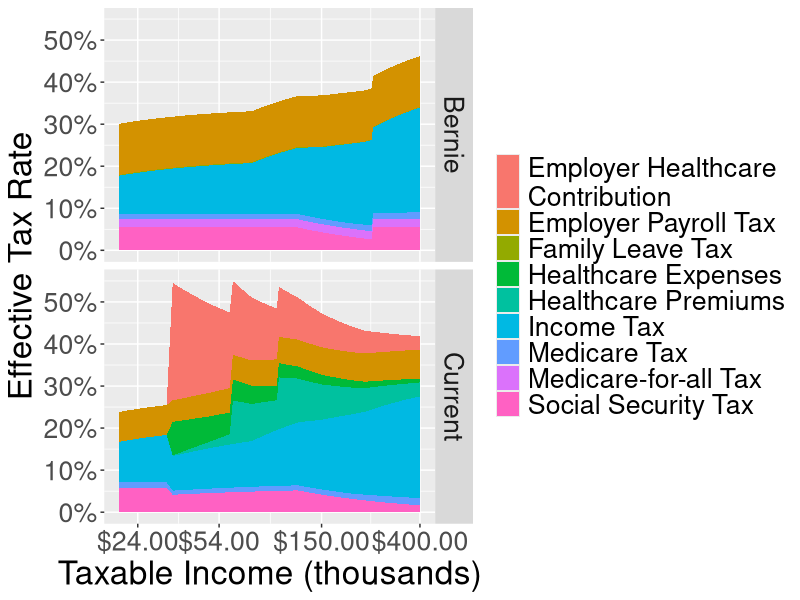

The R source for this figure:

# https://berniesanders.com/issues/medicare-for-all
incomeBracketsBernie <- data.frame(
  bottom = c(0, 18450, 74900, 151200, 230450, 250000, 
             499999, 2000000, 10000000),
  cap = c(18450, 74900, 151200, 230450, 250000, 
          499999, 2000000, 10000000, Inf),
  rate  = c(.1, .15, .25, .28, .33, .37, .43, .48, .52),
  extra = 0
)

#http://www.bankrate.com/finance/taxes/tax-brackets.aspx
#Married/jointly 2015 rate
incomeBracketsCurrent <- data.frame(
  bottom = c(0, 18450, 74900, 151200, 230450, 411500, 464850),
  cap = c(18450, 74900, 151200, 230450, 411500, 464850, Inf),
  rate = c(.1, .15, .25, .28, .33, .35, .396),
  extra = 0
)

#https://www.irs.gov/publications/p15/ar02.html#en_US_2016_publink1000202402
# Tax rates and the social security wage base limit.   Social security and
# Medicare taxes have different rates and only the social security tax has a
# wage base limit. The wage base limit is the maximum wage subject to the tax
# for the year. Determine the amount of withholding for social security and
# Medicare taxes by multiplying each payment by the employee tax rate. There are
# no withholding allowances for social security and Medicare taxes.
# 
# For 2016, the social security tax rate is 6.2% (amount withheld) each for the
# employer and employee (12.4% total). The social security wage base limit is
# $118,500. The tax rate for Medicare is 1.45% (amount withheld) each for the
# employee and employer (2.9% total). There is no wage base limit for Medicare
# tax; all covered wages are subject to Medicare tax.
# 
# Additional Medicare Tax withholding.   In addition to withholding Medicare tax
# at 1.45%, you must withhold a 0.9% Additional Medicare Tax from wages you pay
# to an employee in excess of $200,000 in a calendar year. You are required to
# begin withholding Additional Medicare Tax in the pay period in which you pay
# wages in excess of $200,000 to an employee and continue to withhold it each
# pay period until the end of the calendar year. Additional Medicare Tax is only
# imposed on the employee. There is no employer share of Additional Medicare
# Tax. All wages that are subject to Medicare tax are subject to Additional
# Medicare Tax withholding if paid in excess of the $200,000 withholding
# threshold.
ssBracketsCurrent <- data.frame(
  bottom = c(0, 118500),
  cap = c(118500, Inf),
  rate = c(.062, 0),
  extra = 0
)

medicareBracketsCurrent <- data.frame(
  bottom = c(0, 200000),
  cap = c(200000, Inf),
  rate = c(.0145, .0145 + .009),
  extra = 0
)

#https://www.ssa.gov/oact/solvency/BSanders_20150323.pdf
#earnings in the 118500 - 250000 range are not
#taxed unless the total earnings are > 250000 
#($8,153 in taxes for the 118500 - 250000 range)
#extra field compensates
ssBracketsBernie <- data.frame(
  bottom = c(0, 118500, 250000),  
  cap = c(118500, 250000, Inf),  
  rate = c(.062, 0, .062),
  extra = c(0, 0, 8153)
)


mfaBracketsCurrent <- data.frame(
  bottom = 0, cap = Inf, rate = 0, extra = 0
)

mfaBracketsBernie <- data.frame(
  bottom = 0, cap = Inf, rate = .022, extra = 0
)

familyLeaveBracketsCurrent <- data.frame(
  bottom = 0, cap = Inf, rate = 0, extra = 0
)

#http://www.gillibrand.senate.gov/issues/paid-family-medical-leave
familyLeaveBracketsBernie <- data.frame(
  bottom = c(0, 113700),
  cap = c(113700, Inf),
  rate = c(.002, 0),
  extra = 0
)

#fpls for family 4
#http://familiesusa.org/product/federal-poverty-guidelines
fpl4 <- 24250
#http://obamacarefacts.com/insurance-exchange/premium-tax-credits/
healthPremBracketsCurrent <- data.frame(
  bottom = c(0, fpl4 * 1.33, fpl4 * 1.5, fpl4 * 2, fpl4 * 2.5, fpl4 * 4),
  cap = c(fpl4 * 1.33, fpl4 * 1.5, fpl4 * 2, fpl4 * 2.5, fpl4 * 4, Inf),
  #note, 250-400% of FPL has obamacare rate max of 9.66%, but this exceeds
  #national average, so the flat average is used instead
  rate = c(0, .047, .0641, .0818, 0, 0),
  extra = c(0, 0, 0, 0, 6408, 6408)
)

#out of pocket expenses set at $0 for medicaid recipients, or at the
#national average of $4,065 for all others 
#(assumes state with obamacare medicaid expansion)
#http://www.milliman.com/uploadedFiles/insight/Periodicals/mmi/2015-MMI.pdf 
#page 7
#http://obamacarefacts.com/obamacares-medicaid-expansion/
healthPocketBracketsCurrent <- data.frame(
  bottom = c(0, fpl4*1.33),
  cap = c(fpl4*1.33, Inf),
  rate = 0,
  extra = c(0, 4065)
)

healthPremBracketsBernie <- data.frame(
  bottom = 0, cap = Inf, rate = 0, extra = 0
)

healthPocketBracketsBernie <- data.frame(
  bottom = 0, cap = Inf, rate = 0, extra = 0
)

healthEmpBracketsCurrent <- data.frame(
  bottom = c(0, fpl4*1.33),
  cap = c(fpl4*1.33, Inf),
  rate = 0,
  extra = c(0, 14198)
)

healthEmpBracketsBernie <- data.frame(
  bottom = 0, cap = Inf, rate = 0, extra = 0 
)

payrollTaxBracketsCurrent <- data.frame(
  bottom = 0, cap = Inf, rate = .0765, extra = 0
)

payrollTaxBracketsBernie <- data.frame(
  bottom = 0, cap = Inf, rate = .1385, extra = 0
)

tax <- function(brackets, x) {
  sum(mapply(function(income, bottom, cap, rate, extra){
    if(income > cap) income <- cap
    margin <- income - bottom
    if(margin < 0) return(0)
    margin * rate + extra
  }, bottom = brackets$bottom,
  cap = brackets$cap, rate = brackets$rate, extra = brackets$extra,
  MoreArgs = list(income = x))) 
}

taxes <- function(incomes, brackets, ssExtra) {
  names(incomes) <- as.character(incomes)
  ret <- data.frame(t(sapply(incomes, function(x) sapply(brackets, tax, x))),
                    check.names = F)
  ret$income <- incomes
  ret$effectiveIncome <- incomes + ret$`Employer Payroll Tax` +
    ret$`Employer Healthcare\nContribution`
  ret
}

taxNames <- c("Income Tax", "Social Security Tax", "Medicare Tax",
                  "Medicare-for-all Tax", "Family Leave Tax", 
              "Healthcare Premiums", "Healthcare Expenses",
              "Employer Healthcare\nContribution",
              "Employer Payroll Tax")

currentBrackets <- list(incomeBracketsCurrent,
                        ssBracketsCurrent,
                        medicareBracketsCurrent,
                        mfaBracketsCurrent,
                        familyLeaveBracketsCurrent,
                        healthPremBracketsCurrent,
                        healthPocketBracketsCurrent,
                        healthEmpBracketsCurrent,
                        payrollTaxBracketsCurrent)
bernieBrackets <- list(incomeBracketsBernie,
                       ssBracketsBernie,
                       medicareBracketsCurrent,
                       mfaBracketsBernie,
                       familyLeaveBracketsBernie,
                       healthPremBracketsBernie,
                       healthPocketBracketsBernie,
                       healthEmpBracketsBernie,
                       payrollTaxBracketsBernie)

names(currentBrackets) <- taxNames
names(bernieBrackets) <- taxNames

incomes <- seq(20000, 400000, by = 2000)
incomelabs <- c(24, 54, 150, 400)
#incomes <- seq(20000, 5000000, by = 10000)

cur <- taxes(incomes, currentBrackets)
#http://www.milliman.com/uploadedFiles/insight/Periodicals/mmi/2015-MMI.pdf 
#page 7
#cur$`Healthcare Expense` <- 10473
cur$set <- "Current"
bern <- taxes(incomes, bernieBrackets)
#bern$`Healthcare Expense` <- 0
bern$set <- "Bernie"

library(tidyr)
dat <- rbind(gather(cur, expense, amount, -income, -effectiveIncome, -set),
      gather(bern, expense, amount,  -income, -effectiveIncome, -set))
dat <- dplyr::mutate(dat, rate = amount / effectiveIncome,
                     incomeT = income / 1000)
library(ggplot2)
png("bernietax.png", width = 960, height = 960)
ggplot(dat, aes(x = incomeT, y = rate, fill = expense)) + 
  geom_area(position = "stack") + facet_grid(set~.) +
  scale_x_log10(labels = scales::dollar, 
                breaks = incomelabs) +
  theme(text = element_text(size = 24)) +
  guides(fill = guide_legend("")) +
  labs(x = "Taxable Income (thousands)", 
       y = "Effective Tax Rate") +
  scale_y_continuous(labels = scales::percent,
                     breaks = seq(0, .6, by = .1))
dev.off()
